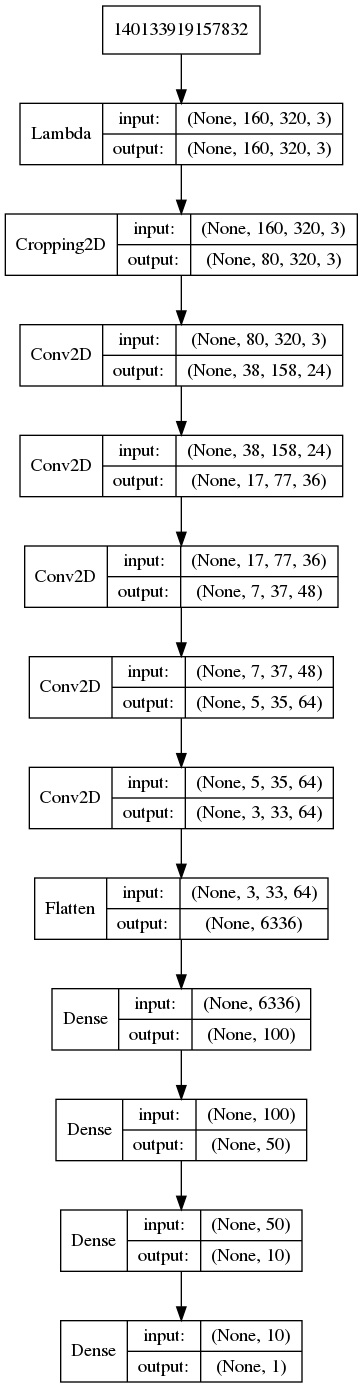

Source code (Python):
import csv
import cv2
import os
import numpy as np
import sklearn

from sklearn.utils import shuffle
from sklearn.model_selection import train_test_split

from keras.models import Sequential, Model
from keras.layers import Flatten, Dense, Lambda
from keras.layers.convolutional import Convolution2D
from keras.layers import Cropping2D
from keras.utils.visualize_util import plot

import matplotlib.pyplot as plt

def plot_error(history):
	"""
        MSE Plot function

        Arguments:
        history: model trainning history
	"""
	
	plt.plot(history.history['loss'])
	plt.plot(history.history['val_loss'])
	plt.title('model mean squared error loss')
	plt.ylabel('mean squared error loss')
	plt.xlabel('epoch')
	plt.legend(['training set', 'validation set'], loc='upper right')
	plt.show()

def generator(samples, batch_size=128):
	"""
	Batch Generator

	Arguments:
		samples: List of tuples. Each entry contains a filenames and an angle 
		batch_size: Size of the batch
	"""
	num_samples = len(samples)
	while 1:
		sklearn.utils.shuffle(samples)
		for offset in range(0, num_samples, batch_size):
			batch_samples = samples[offset:offset+batch_size]

			images = []
			angles = []
			index = 0
			for batch_sample in batch_samples:
				index = index+1
				name = 'data/IMG/' + batch_sample[0].split('/')[-1]
				image = cv2.imread(name)
				image = cv2.cvtColor(image,cv2.COLOR_BGR2RGB)
				angle = float(batch_sample[1])
				images.append(image)
				angles.append(angle)
								
		X_train = np.array(images)
		y_train = np.array(angles)
		yield sklearn.utils.shuffle(X_train, y_train)

def get_model():
	"""
	Returns a reference to a model. The model is based on a publication by
	NVIDIA's autonomous vehicule team
	"""

	model = Sequential()
	#Normalization layer
	model.add(Lambda(lambda x: x /255.0 - 0.5, input_shape=(160, 320, 3)))
	#Cropping layer
	model.add(Cropping2D(cropping=((55,25),(0,0))))
	model.add(Convolution2D(24,5,5,subsample=(2,2),activation="relu"))
	model.add(Convolution2D(36,5,5,subsample=(2,2),activation="relu"))
	model.add(Convolution2D(48,5,5,subsample=(2,2),activation="relu"))
	model.add(Convolution2D(64,3,3,activation="relu"))
	model.add(Convolution2D(64,3,3,activation="relu"))
	model.add(Flatten())
	model.add(Dense(100))
	model.add(Dense(50))
	model.add(Dense(10))
	model.add(Dense(1))
	model.compile(loss='mse',optimizer='adam')
	return model

def train():
	samples = []
        #Load filenames and steering angles
	with open('data/driving_log.csv') as csvfile:

		reader = csv.reader(csvfile)
		csvfile.readline()
                #correction angles are currently fixed
		correction = [0.0, 0.25, -0.25]
		for line in reader:
			for i in range(3):
				angle = float(line[3]) + correction[i]
				new_sample = (line[i],angle)
				samples.append(new_sample)
	#Augmented data set is split into a trainning and validation set 80/20
	train_samples, validation_samples = train_test_split(samples, test_size=0.2)

	#Due to the size of the data they are loaded into memory on demand using generators
	train_generator = generator(train_samples, batch_size=128)
	validation_generator = generator(validation_samples, batch_size=128)

	model = get_model()
	#Plot the model architecture
	plot(model, to_file='model.png', show_shapes=True, show_layer_names=False)
	history_object = model.fit_generator(train_generator, samples_per_epoch= len(train_samples), validation_data=validation_generator, nb_val_samples=len(validation_samples), nb_epoch=2, verbose=1)

	#Save the trainned model
	model.save('model.h5')
	#Plot MSE per epoch
	plot_error(history_object)

if __name__ == '__main__':
	print('Trainning started')
	train()
	print('Trainning complete!')
